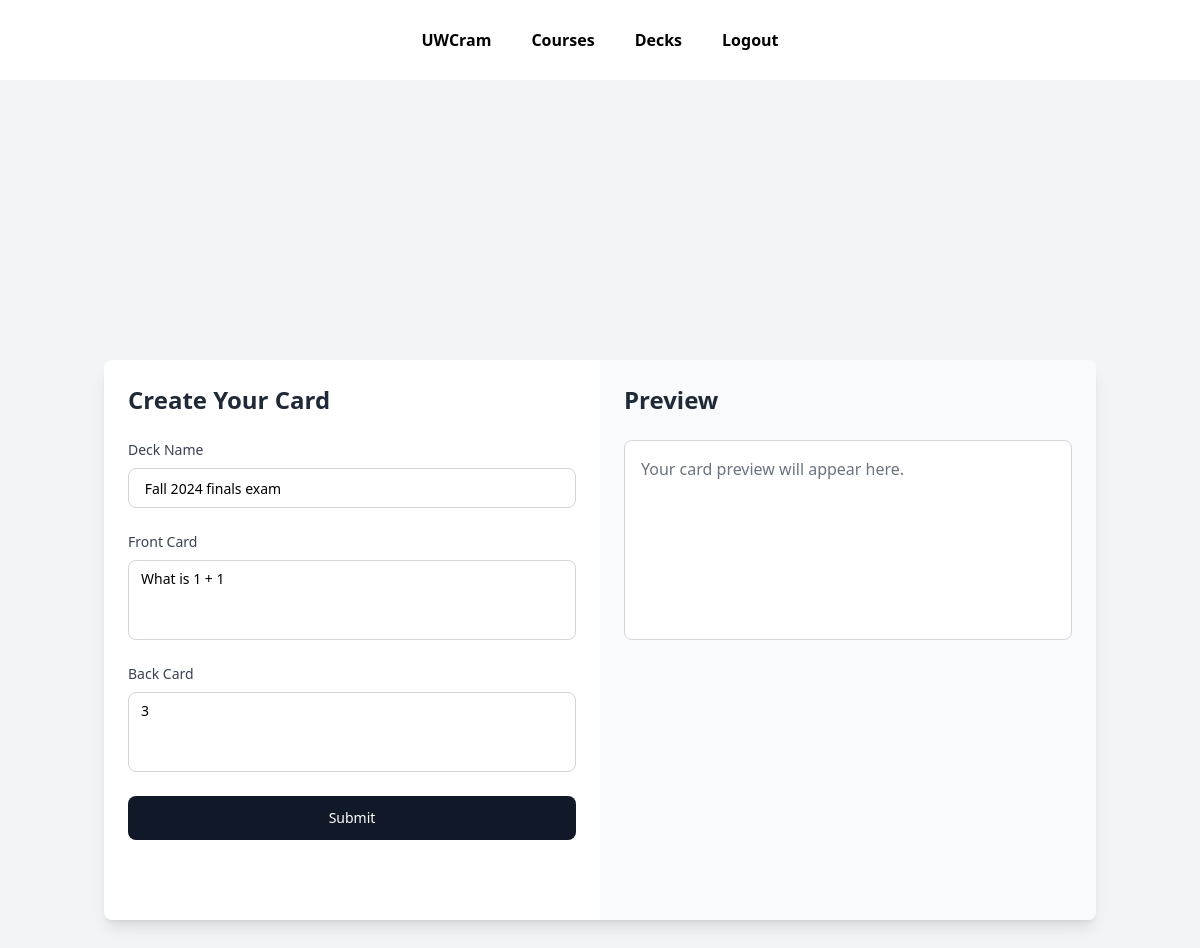
Page /change/27 (signed in) on the committed database.
### webapp/models.py (models this page shows)
class Deck(models.Model):
    name = models.TextField()
    writer = models.ForeignKey(User, on_delete=models.CASCADE)
    course = models.ForeignKey(Course, on_delete=models.CASCADE)
    public = models.BooleanField()

class Card(models.Model):
    writer = models.ForeignKey(User, on_delete=models.CASCADE)
    front = models.TextField()
    back = models.TextField()
    deck = models.ForeignKey(Deck, on_delete=models.CASCADE, related_name='cards')

### webapp/views.py (the view, shortened to what this page needs)
# urls.py: path("change/<int:card_id>", views.change, name="change"),
def change(request, card_id):
    card = Card.objects.get(id=card_id)
    deck = card.deck
    return render(request, 'webapp/change.html', {
        "card":card,
        "deck":deck,
    })

### webapp/templates/webapp/change.html (shortened to what this page needs)
{% extends "webapp/layout.html" %}
{% block body %}
<div class="bg-gray-100 min-h-screen flex items-center justify-center">
    <div class="container mx-auto px-4">
        <div class="flex flex-col md:flex-row bg-white shadow-lg rounded-lg overflow-hidden">
            <div class="w-full md:w-1/2 p-6 mb-14">
                <h2 class="text-2xl font-semibold mb-6 text-gray-800">Create Your Card</h2>
                <form id="card-form" action="{% url 'change' card.id %}" method="POST">
                    <div class="mb-6">
                        <label for="deck_name" class="block mb-2 text-sm font-medium text-gray-700">
                            Deck Name
                        </label>
                        <input
                            type="text"
                            id="deck_name"
                            name="deck_name"
                            class="bg-white border border-gray-300 text-sm rounded-lg block w-full h-10 px-3 focus:outline-none focus:ring-2 focus:ring-gray-500"
                            placeholder="Enter deck name"
                            value = " {{ deck.name }} "
                            readonly
                        />
                    </div>
                    <div class="mb-6">
                        <label for="front_card" class="block mb-2 text-sm font-medium text-gray-700">Front Card</label>
                        <textarea
                            id="front_card"
                            name="front_card"
                            class="bg-white border border-gray-300 text-sm rounded-lg block w-full h-20 px-3 py-2 resize-none focus:outline-none focus:ring-2 focus:ring-gray-500"
                            placeholder="Enter front text"
                            rows="4"
                        >{{ card.front }}
                        </textarea>
                    </div>
                    <div class="mb-6">
                        <label for="back_card" class="block mb-2 text-sm font-medium text-gray-700">Back Card</label>
                        <textarea
                            id="back_card"
                            name="back_card"
                            class="bg-white border border-gray-300 text-sm rounded-lg block w-full h-20 px-3 py-2 resize-none focus:outline-none focus:ring-2 focus:ring-gray-500"
                            placeholder="Enter back text"
                            rows="4"
                        >{{ card.back }}
                        </textarea>
                    </div>
                    <button
                        type="submit"
                        class="w-full bg-gray-900 text-white font-medium rounded-lg text-sm px-5 py-3 hover:bg-gray-600 transition duration-200"
                    >
                        Submit
                    </button>
                </form>
            </div>
            <div class="w-full lg:w-1/2 bg-gray-50 p-6">
                <h2 class="text-2xl font-semibold mb-6 text-gray-800">Preview</h2>
                <div id="card-preview" class="border border-gray-300 rounded-lg p-4 min-h-[200px] max-h-80 overflow-auto bg-white">
                    <p class="text-gray-500">Your card preview will appear here.</p>
                </div>
            </div>
        </div>
    </div>
</div>
{% endblock %}

### rows in the picture
Deck: deck_name "Fall 2024 finals exam"
Card: front_card "What is 1 + 1", back_card "3"
